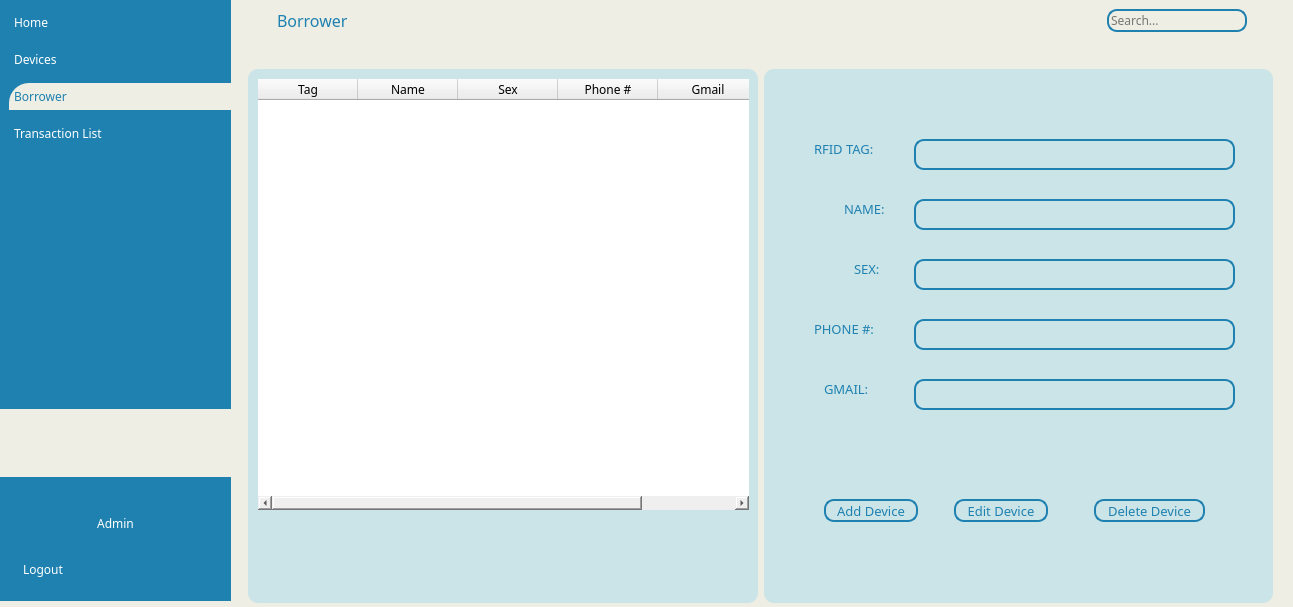
<?xml version="1.0" encoding="UTF-8"?>
<ui version="4.0">
 <class>MainWindow</class>
 <widget class="QMainWindow" name="MainWindow">
  <property name="geometry">
   <rect>
    <x>0</x>
    <y>0</y>
    <width>1293</width>
    <height>607</height>
   </rect>
  </property>
  <property name="windowTitle">
   <string>MainWindow</string>
  </property>
  <widget class="QWidget" name="centralwidget">
   <property name="styleSheet">
    <string notr="true">*{
	color:#000;
	border:none;
}
#centralwidget{
	background-color:#eeeee4;
}
#frame_3, #frame_6{
	background-color:#cbe4e8;
	border-radius:10px;
}
#profileacc_3,#sidenav_3{
	background-color:#1e81b0;
}
QLineEdit{
	background:transparent;
}
QPushButton{
	background: transparent;
	border: none;
}
#searchFrame_3{
	border-radius:10px;
	border:2px solid #1e81b0;
}
#appHeadear_3{
	color:#1e81b0
}
#card1, #card2, #card3, #card4, #frame_6{
	background-color:#cbe4e8;
	border-radius:10px;
}
#equipment{
	border-radius:10px;
	border:2px solid #1e81b0;
}

#borrower{
	border-radius:10px;
	border:2px solid #1e81b0;
}

#time{
	border-radius:10px;
	border:2px solid #1e81b0;
}

#date{
	border-radius:10px;
	border:2px solid #1e81b0;
}

#viewmoreBtn{
	border-radius:5px;
	border:2px solid #1e81b0;
	background-color:#cbe4e8;
}

#borrower_3{
	background-color:#eeeee4;
	padding:5px;
	text-align: left;
	border-top-left-radius: 20px;
}

#equip_3{
	padding:5px;
	text-align: left;
	border:none
}

#borrower_3{
	padding:5px;
	text-align: left;
	border:none
}

#home_3{
	padding:5px;
	text-align: left;
	border:none
}
#transactlist_3{
	padding:5px;
	text-align: left;
	border:none
}

#myprofile_3{
	padding:5px;
	text-align: left;
	border:none
}

#logout_3{
	padding:5px;
	text-align: left;
	border:none
}


#borrower_3{
	color:#1e81b0;
	border:none
}

#home_3, #transactlist_3, #equip_3, #logout_3, #myprofile_3, #label_3{
	color:#ffffff;	
	border:none
}

#add, #dele, #edit , #LoadData, #ScanBor{
	color:#1e81b0;
	border-radius:10px;
	border:2px solid #1e81b0;
	background-color:#cbe4e8;
}

#TagBor, #NameBor, #DescBor, #number, #gmail{
	border-radius:10px;
	border:2px solid #1e81b0;
}
QLabel{
	color:rgb(30, 129, 176)
}

</string>
   </property>
   <widget class="QWidget" name="mainBody" native="true">
    <property name="geometry">
     <rect>
      <x>230</x>
      <y>0</y>
      <width>1061</width>
      <height>621</height>
     </rect>
    </property>
    <layout class="QVBoxLayout" name="verticalLayout_3">
     <property name="spacing">
      <number>0</number>
     </property>
     <property name="leftMargin">
      <number>0</number>
     </property>
     <property name="topMargin">
      <number>0</number>
     </property>
     <property name="rightMargin">
      <number>0</number>
     </property>
     <property name="bottomMargin">
      <number>0</number>
     </property>
     <item>
      <widget class="QWidget" name="headerFrame_3" native="true">
       <layout class="QHBoxLayout" name="horizontalLayout_11">
        <property name="spacing">
         <number>0</number>
        </property>
        <property name="leftMargin">
         <number>0</number>
        </property>
        <property name="topMargin">
         <number>0</number>
        </property>
        <property name="rightMargin">
         <number>0</number>
        </property>
        <property name="bottomMargin">
         <number>10</number>
        </property>
        <item alignment="Qt::AlignLeft">
         <widget class="QWidget" name="widget_9" native="true">
          <layout class="QHBoxLayout" name="horizontalLayout_12">
           <item>
            <widget class="QPushButton" name="menuBtn_3">
             <property name="text">
              <string/>
             </property>
             <property name="icon">
              <iconset>
               <normaloff>:/blueIcons/icons/blueIcons/users.svg</normaloff>:/blueIcons/icons/blueIcons/users.svg</iconset>
             </property>
             <property name="iconSize">
              <size>
               <width>24</width>
               <height>24</height>
              </size>
             </property>
            </widget>
           </item>
           <item>
            <widget class="QLabel" name="appHeadear_3">
             <property name="font">
              <font>
               <family>Cantarell Extra Bold</family>
               <pointsize>12</pointsize>
               <weight>50</weight>
               <bold>false</bold>
              </font>
             </property>
             <property name="text">
              <string>Borrower</string>
             </property>
            </widget>
           </item>
          </layout>
         </widget>
        </item>
        <item alignment="Qt::AlignRight">
         <widget class="QWidget" name="widget_2" native="true">
          <layout class="QHBoxLayout" name="horizontalLayout_8">
           <item>
            <widget class="QFrame" name="searchFrame_3">
             <property name="minimumSize">
              <size>
               <width>140</width>
               <height>0</height>
              </size>
             </property>
             <property name="frameShape">
              <enum>QFrame::StyledPanel</enum>
             </property>
             <property name="frameShadow">
              <enum>QFrame::Raised</enum>
             </property>
             <layout class="QHBoxLayout" name="horizontalLayout_9">
              <property name="spacing">
               <number>0</number>
              </property>
              <property name="leftMargin">
               <number>0</number>
              </property>
              <property name="topMargin">
               <number>0</number>
              </property>
              <property name="rightMargin">
               <number>0</number>
              </property>
              <property name="bottomMargin">
               <number>0</number>
              </property>
              <item>
               <widget class="QLineEdit" name="search_3">
                <property name="sizePolicy">
                 <sizepolicy hsizetype="Expanding" vsizetype="Fixed">
                  <horstretch>0</horstretch>
                  <verstretch>0</verstretch>
                 </sizepolicy>
                </property>
                <property name="maximumSize">
                 <size>
                  <width>16777215</width>
                  <height>16777215</height>
                 </size>
                </property>
                <property name="font">
                 <font>
                  <family>Gill Sans Ultra Bold Condensed</family>
                 </font>
                </property>
                <property name="placeholderText">
                 <string>Search...</string>
                </property>
               </widget>
              </item>
             </layout>
            </widget>
           </item>
           <item>
            <widget class="QPushButton" name="searchbut_3">
             <property name="font">
              <font>
               <family>Gill Sans Ultra Bold</family>
              </font>
             </property>
             <property name="text">
              <string/>
             </property>
             <property name="icon">
              <iconset>
               <normaloff>:/blueIcons/icons/blueIcons/search.svg</normaloff>:/blueIcons/icons/blueIcons/search.svg</iconset>
             </property>
             <property name="iconSize">
              <size>
               <width>26</width>
               <height>26</height>
              </size>
             </property>
            </widget>
           </item>
          </layout>
         </widget>
        </item>
       </layout>
      </widget>
     </item>
     <item>
      <widget class="QWidget" name="mainFrame_3" native="true">
       <property name="sizePolicy">
        <sizepolicy hsizetype="Preferred" vsizetype="Expanding">
         <horstretch>0</horstretch>
         <verstretch>0</verstretch>
        </sizepolicy>
       </property>
       <layout class="QHBoxLayout" name="horizontalLayout_15">
        <item>
         <widget class="QFrame" name="frame">
          <property name="frameShape">
           <enum>QFrame::StyledPanel</enum>
          </property>
          <property name="frameShadow">
           <enum>QFrame::Raised</enum>
          </property>
          <layout class="QHBoxLayout" name="horizontalLayout_5">
           <item>
            <widget class="QFrame" name="frame_3">
             <property name="sizePolicy">
              <sizepolicy hsizetype="Expanding" vsizetype="Preferred">
               <horstretch>0</horstretch>
               <verstretch>0</verstretch>
              </sizepolicy>
             </property>
             <property name="frameShape">
              <enum>QFrame::StyledPanel</enum>
             </property>
             <property name="frameShadow">
              <enum>QFrame::Raised</enum>
             </property>
             <widget class="QTableWidget" name="tableWidget">
              <property name="geometry">
               <rect>
                <x>10</x>
                <y>10</y>
                <width>491</width>
                <height>431</height>
               </rect>
              </property>
              <property name="font">
               <font>
                <family>Gill Sans Ultra Bold</family>
                <pointsize>8</pointsize>
               </font>
              </property>
              <column>
               <property name="text">
                <string>Tag</string>
               </property>
               <property name="font">
                <font>
                 <family>Cantarell Extra Bold</family>
                </font>
               </property>
              </column>
              <column>
               <property name="text">
                <string>Name</string>
               </property>
               <property name="font">
                <font>
                 <family>Cantarell Extra Bold</family>
                </font>
               </property>
              </column>
              <column>
               <property name="text">
                <string>Sex</string>
               </property>
               <property name="font">
                <font>
                 <family>Cantarell Extra Bold</family>
                </font>
               </property>
              </column>
              <column>
               <property name="text">
                <string>Phone #</string>
               </property>
               <property name="font">
                <font>
                 <family>Cantarell Extra Bold</family>
                </font>
               </property>
              </column>
              <column>
               <property name="text">
                <string>Gmail</string>
               </property>
               <property name="font">
                <font>
                 <family>Cantarell Extra Bold</family>
                </font>
               </property>
              </column>
             </widget>
            </widget>
           </item>
           <item alignment="Qt::AlignRight">
            <widget class="QFrame" name="frame_6">
             <property name="sizePolicy">
              <sizepolicy hsizetype="Expanding" vsizetype="Preferred">
               <horstretch>0</horstretch>
               <verstretch>0</verstretch>
              </sizepolicy>
             </property>
             <property name="minimumSize">
              <size>
               <width>509</width>
               <height>531</height>
              </size>
             </property>
             <property name="frameShape">
              <enum>QFrame::StyledPanel</enum>
             </property>
             <property name="frameShadow">
              <enum>QFrame::Raised</enum>
             </property>
             <widget class="QLineEdit" name="DescBor">
              <property name="geometry">
               <rect>
                <x>150</x>
                <y>190</y>
                <width>321</width>
                <height>31</height>
               </rect>
              </property>
              <property name="font">
               <font>
                <family>Gill Sans Ultra Bold</family>
               </font>
              </property>
              <property name="alignment">
               <set>Qt::AlignLeading|Qt::AlignLeft|Qt::AlignTop</set>
              </property>
             </widget>
             <widget class="QLineEdit" name="TagBor">
              <property name="geometry">
               <rect>
                <x>150</x>
                <y>70</y>
                <width>321</width>
                <height>31</height>
               </rect>
              </property>
              <property name="font">
               <font>
                <family>Gill Sans Ultra Bold</family>
               </font>
              </property>
             </widget>
             <widget class="QLineEdit" name="NameBor">
              <property name="geometry">
               <rect>
                <x>150</x>
                <y>130</y>
                <width>321</width>
                <height>31</height>
               </rect>
              </property>
              <property name="font">
               <font>
                <family>Gill Sans Ultra Bold</family>
               </font>
              </property>
             </widget>
             <widget class="QLabel" name="taglabel_3">
              <property name="geometry">
               <rect>
                <x>50</x>
                <y>70</y>
                <width>81</width>
                <height>20</height>
               </rect>
              </property>
              <property name="font">
               <font>
                <family>Cantarell Extra Bold</family>
                <pointsize>10</pointsize>
               </font>
              </property>
              <property name="text">
               <string>RFID TAG:</string>
              </property>
             </widget>
             <widget class="QLabel" name="namelabel_3">
              <property name="geometry">
               <rect>
                <x>80</x>
                <y>130</y>
                <width>51</width>
                <height>20</height>
               </rect>
              </property>
              <property name="font">
               <font>
                <family>Cantarell Extra Bold</family>
                <pointsize>10</pointsize>
               </font>
              </property>
              <property name="text">
               <string>NAME:</string>
              </property>
             </widget>
             <widget class="QLabel" name="deslabel_3">
              <property name="geometry">
               <rect>
                <x>90</x>
                <y>190</y>
                <width>41</width>
                <height>20</height>
               </rect>
              </property>
              <property name="font">
               <font>
                <family>Cantarell Extra Bold</family>
                <pointsize>10</pointsize>
               </font>
              </property>
              <property name="text">
               <string>SEX:</string>
              </property>
             </widget>
             <widget class="QLabel" name="errorlabel_3">
              <property name="geometry">
               <rect>
                <x>70</x>
                <y>350</y>
                <width>381</width>
                <height>51</height>
               </rect>
              </property>
              <property name="font">
               <font>
                <family>Gill Sans Ultra Bold</family>
               </font>
              </property>
              <property name="styleSheet">
               <string notr="true">background-color:rgba(0,0,0,0);
color: red;
</string>
              </property>
              <property name="text">
               <string/>
              </property>
              <property name="alignment">
               <set>Qt::AlignCenter</set>
              </property>
             </widget>
             <widget class="QPushButton" name="dele">
              <property name="geometry">
               <rect>
                <x>330</x>
                <y>430</y>
                <width>111</width>
                <height>23</height>
               </rect>
              </property>
              <property name="font">
               <font>
                <family>Cantarell Extra Bold</family>
                <pointsize>10</pointsize>
               </font>
              </property>
              <property name="text">
               <string>Delete Device</string>
              </property>
             </widget>
             <widget class="QPushButton" name="edit">
              <property name="geometry">
               <rect>
                <x>190</x>
                <y>430</y>
                <width>94</width>
                <height>23</height>
               </rect>
              </property>
              <property name="font">
               <font>
                <family>Cantarell Extra Bold</family>
                <pointsize>10</pointsize>
               </font>
              </property>
              <property name="text">
               <string>Edit Device</string>
              </property>
             </widget>
             <widget class="QPushButton" name="add">
              <property name="geometry">
               <rect>
                <x>60</x>
                <y>430</y>
                <width>94</width>
                <height>23</height>
               </rect>
              </property>
              <property name="sizePolicy">
               <sizepolicy hsizetype="Minimum" vsizetype="Fixed">
                <horstretch>0</horstretch>
                <verstretch>0</verstretch>
               </sizepolicy>
              </property>
              <property name="font">
               <font>
                <family>Cantarell Extra Bold</family>
                <pointsize>10</pointsize>
               </font>
              </property>
              <property name="text">
               <string>Add Device</string>
              </property>
             </widget>
             <widget class="QLineEdit" name="number">
              <property name="geometry">
               <rect>
                <x>150</x>
                <y>250</y>
                <width>321</width>
                <height>31</height>
               </rect>
              </property>
              <property name="font">
               <font>
                <family>Gill Sans Ultra Bold</family>
               </font>
              </property>
              <property name="alignment">
               <set>Qt::AlignLeading|Qt::AlignLeft|Qt::AlignTop</set>
              </property>
             </widget>
             <widget class="QLineEdit" name="gmail">
              <property name="geometry">
               <rect>
                <x>150</x>
                <y>310</y>
                <width>321</width>
                <height>31</height>
               </rect>
              </property>
              <property name="font">
               <font>
                <family>Gill Sans Ultra Bold</family>
               </font>
              </property>
              <property name="alignment">
               <set>Qt::AlignLeading|Qt::AlignLeft|Qt::AlignTop</set>
              </property>
             </widget>
             <widget class="QLabel" name="deslabel_4">
              <property name="geometry">
               <rect>
                <x>50</x>
                <y>250</y>
                <width>81</width>
                <height>20</height>
               </rect>
              </property>
              <property name="font">
               <font>
                <family>Cantarell Extra Bold</family>
                <pointsize>10</pointsize>
               </font>
              </property>
              <property name="text">
               <string>PHONE #:</string>
              </property>
             </widget>
             <widget class="QLabel" name="deslabel_5">
              <property name="geometry">
               <rect>
                <x>60</x>
                <y>310</y>
                <width>61</width>
                <height>20</height>
               </rect>
              </property>
              <property name="font">
               <font>
                <family>Cantarell Extra Bold</family>
                <pointsize>10</pointsize>
               </font>
              </property>
              <property name="text">
               <string>GMAIL:</string>
              </property>
             </widget>
            </widget>
           </item>
          </layout>
         </widget>
        </item>
       </layout>
      </widget>
     </item>
    </layout>
   </widget>
   <widget class="QWidget" name="leftMenu" native="true">
    <property name="geometry">
     <rect>
      <x>0</x>
      <y>0</y>
      <width>231</width>
      <height>601</height>
     </rect>
    </property>
    <layout class="QVBoxLayout" name="verticalLayout_12">
     <property name="spacing">
      <number>0</number>
     </property>
     <property name="leftMargin">
      <number>0</number>
     </property>
     <property name="topMargin">
      <number>0</number>
     </property>
     <property name="rightMargin">
      <number>0</number>
     </property>
     <property name="bottomMargin">
      <number>0</number>
     </property>
     <item alignment="Qt::AlignTop">
      <widget class="QFrame" name="sidenav_3">
       <property name="font">
        <font>
         <family>Gill Sans Ultra Bold</family>
        </font>
       </property>
       <property name="frameShape">
        <enum>QFrame::StyledPanel</enum>
       </property>
       <property name="frameShadow">
        <enum>QFrame::Raised</enum>
       </property>
       <layout class="QVBoxLayout" name="verticalLayout_20">
        <property name="spacing">
         <number>10</number>
        </property>
        <property name="rightMargin">
         <number>0</number>
        </property>
        <property name="bottomMargin">
         <number>262</number>
        </property>
        <item>
         <widget class="QPushButton" name="home_3">
          <property name="font">
           <font>
            <family>Cantarell Extra Bold</family>
           </font>
          </property>
          <property name="text">
           <string>Home</string>
          </property>
          <property name="icon">
           <iconset>
            <normaloff>:/whiteIcons/icons/whiteIcons/home.svg</normaloff>:/whiteIcons/icons/whiteIcons/home.svg</iconset>
          </property>
          <property name="iconSize">
           <size>
            <width>20</width>
            <height>20</height>
           </size>
          </property>
          <property name="autoDefault">
           <bool>true</bool>
          </property>
          <property name="flat">
           <bool>false</bool>
          </property>
         </widget>
        </item>
        <item>
         <widget class="QPushButton" name="equip_3">
          <property name="font">
           <font>
            <family>Cantarell Extra Bold</family>
           </font>
          </property>
          <property name="text">
           <string>Devices</string>
          </property>
          <property name="icon">
           <iconset>
            <normaloff>:/whiteIcons/icons/whiteIcons/hard-drive.svg</normaloff>:/whiteIcons/icons/whiteIcons/hard-drive.svg</iconset>
          </property>
          <property name="iconSize">
           <size>
            <width>20</width>
            <height>20</height>
           </size>
          </property>
          <property name="autoDefault">
           <bool>true</bool>
          </property>
          <property name="flat">
           <bool>false</bool>
          </property>
         </widget>
        </item>
        <item>
         <widget class="QPushButton" name="borrower_3">
          <property name="font">
           <font>
            <family>Cantarell Extra Bold</family>
           </font>
          </property>
          <property name="text">
           <string>Borrower</string>
          </property>
          <property name="icon">
           <iconset>
            <normaloff>:/blueIcons/icons/blueIcons/users.svg</normaloff>:/blueIcons/icons/blueIcons/users.svg</iconset>
          </property>
          <property name="iconSize">
           <size>
            <width>20</width>
            <height>20</height>
           </size>
          </property>
          <property name="autoDefault">
           <bool>true</bool>
          </property>
          <property name="flat">
           <bool>false</bool>
          </property>
         </widget>
        </item>
        <item>
         <widget class="QPushButton" name="transactlist_3">
          <property name="font">
           <font>
            <family>Cantarell Extra Bold</family>
           </font>
          </property>
          <property name="text">
           <string>Transaction List</string>
          </property>
          <property name="icon">
           <iconset>
            <normaloff>:/whiteIcons/icons/whiteIcons/list.svg</normaloff>:/whiteIcons/icons/whiteIcons/list.svg</iconset>
          </property>
          <property name="iconSize">
           <size>
            <width>20</width>
            <height>20</height>
           </size>
          </property>
          <property name="autoDefault">
           <bool>true</bool>
          </property>
          <property name="flat">
           <bool>false</bool>
          </property>
         </widget>
        </item>
       </layout>
      </widget>
     </item>
     <item alignment="Qt::AlignBottom">
      <widget class="QFrame" name="profileacc_3">
       <property name="frameShape">
        <enum>QFrame::StyledPanel</enum>
       </property>
       <property name="frameShadow">
        <enum>QFrame::Raised</enum>
       </property>
       <layout class="QVBoxLayout" name="verticalLayout_21">
        <item>
         <widget class="QWidget" name="widget_12" native="true">
          <property name="sizePolicy">
           <sizepolicy hsizetype="Preferred" vsizetype="Preferred">
            <horstretch>0</horstretch>
            <verstretch>0</verstretch>
           </sizepolicy>
          </property>
          <layout class="QVBoxLayout" name="verticalLayout_22">
           <item>
            <widget class="QPushButton" name="pushButton_9">
             <property name="text">
              <string/>
             </property>
             <property name="icon">
              <iconset>
               <normaloff>:/whiteIcons/icons/whiteIcons/user.svg</normaloff>:/whiteIcons/icons/whiteIcons/user.svg</iconset>
             </property>
             <property name="iconSize">
              <size>
               <width>30</width>
               <height>30</height>
              </size>
             </property>
            </widget>
           </item>
           <item>
            <widget class="QLabel" name="label_3">
             <property name="font">
              <font>
               <family>Cantarell Extra Bold</family>
              </font>
             </property>
             <property name="text">
              <string>Admin</string>
             </property>
             <property name="alignment">
              <set>Qt::AlignCenter</set>
             </property>
            </widget>
           </item>
          </layout>
         </widget>
        </item>
        <item>
         <widget class="QFrame" name="frame_10">
          <property name="sizePolicy">
           <sizepolicy hsizetype="Preferred" vsizetype="Preferred">
            <horstretch>0</horstretch>
            <verstretch>0</verstretch>
           </sizepolicy>
          </property>
          <property name="frameShape">
           <enum>QFrame::StyledPanel</enum>
          </property>
          <property name="frameShadow">
           <enum>QFrame::Raised</enum>
          </property>
          <layout class="QVBoxLayout" name="verticalLayout_23">
           <item>
            <widget class="QPushButton" name="logout_3">
             <property name="font">
              <font>
               <family>Cantarell Extra Bold</family>
              </font>
             </property>
             <property name="text">
              <string>Logout</string>
             </property>
             <property name="icon">
              <iconset>
               <normaloff>:/whiteIcons/icons/whiteIcons/log-out.svg</normaloff>:/whiteIcons/icons/whiteIcons/log-out.svg</iconset>
             </property>
             <property name="iconSize">
              <size>
               <width>20</width>
               <height>20</height>
              </size>
             </property>
             <property name="autoDefault">
              <bool>true</bool>
             </property>
             <property name="flat">
              <bool>false</bool>
             </property>
            </widget>
           </item>
          </layout>
         </widget>
        </item>
       </layout>
      </widget>
     </item>
    </layout>
   </widget>
  </widget>
 </widget>
 <resources>
  <include location="resources.qrc"/>
  <include location="C:/Users/ec/AppData/Local/Programs/Python/Python39/Lib/site-packages/qt5_applications/Qt/bin/resources.qrc"/>
 </resources>
 <connections/>
</ui>
